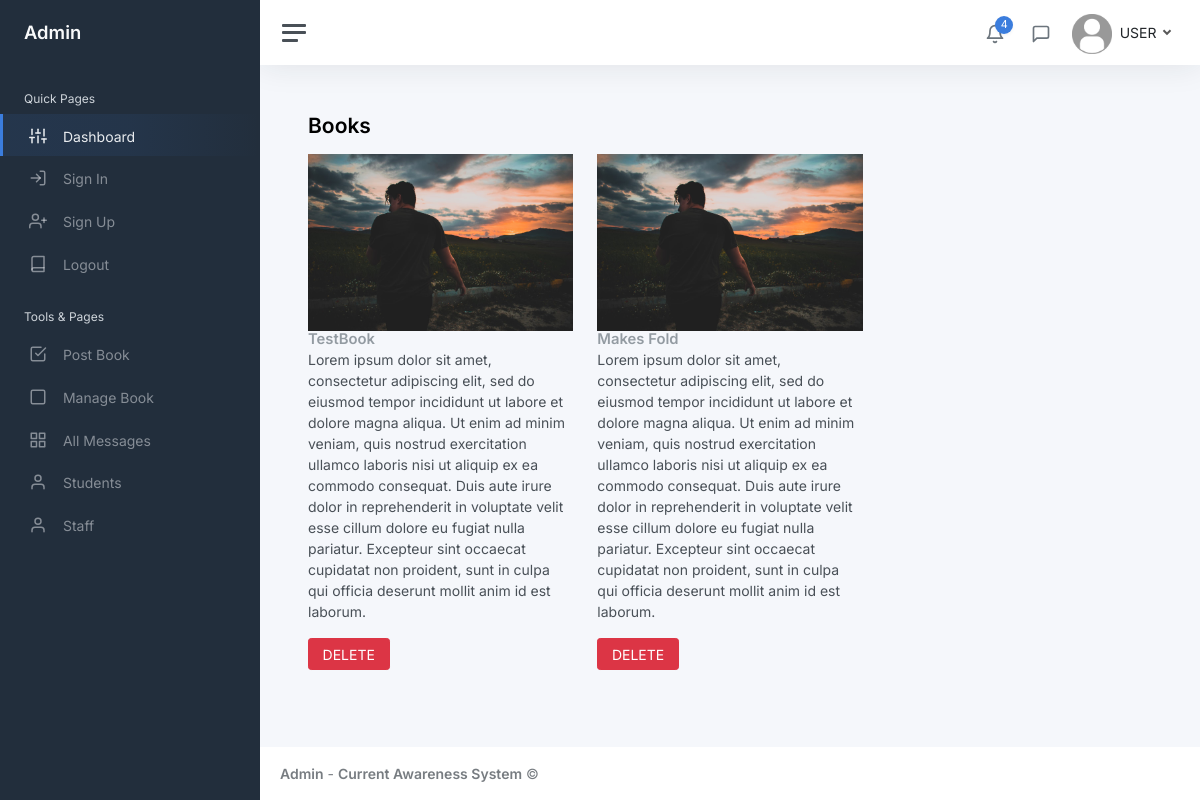
The app's page /admin/manage-book.php (signed in) with its own data.
### tables this page shows
CREATE TABLE `Book` (
  `bookId` int(11) NOT NULL,
  `title` varchar(255) NOT NULL,
  `author` varchar(255) NOT NULL,
  `description` text NOT NULL,
  `audioBookUrl` varchar(1000) DEFAULT NULL,
  `staffId` int(11) NOT NULL
);

### admin/manage-book.php (the view, shortened to what this page needs)
<!DOCTYPE html>
<html lang="en">
<head>
	<link href="../css/app.css" rel="stylesheet">
</head>
<body>
	<div class="wrapper">
		<nav id="sidebar" class="sidebar js-sidebar">
			<div class="sidebar-content js-simplebar">
				<a class="sidebar-brand" href="index.php">
					<span class="align-middle">Admin</span>
				</a>
				<ul class="sidebar-nav">
					<li class="sidebar-header">
						Quick Pages
					</li>
					<li class="sidebar-item active">
						<a class="sidebar-link" href="index.php">
							<i class="align-middle" data-feather="sliders"></i> <span class="align-middle">Dashboard</span>
						</a>
					</li>
					<li class="sidebar-item">
						<a class="sidebar-link" href="pages-sign-in.php">
							<i class="align-middle" data-feather="log-in"></i> <span class="align-middle">Sign In</span>
						</a>
					</li>
					<li class="sidebar-item">
						<a class="sidebar-link" href="pages-sign-up.php">
							<i class="align-middle" data-feather="user-plus"></i> <span class="align-middle">Sign Up</span>
						</a>
					</li>
					<li class="sidebar-item">
						<a class="sidebar-link" href="logout.php">
							<i class="align-middle" data-feather="book"></i> <span class="align-middle">Logout</span>
						</a>
					</li>
					<li class="sidebar-header">
						Tools & Pages
					</li>
					<li class="sidebar-item">
						<a class="sidebar-link" href="post-book.php">
							<i class="align-middle" data-feather="check-square"></i> <span class="align-middle">Post Book</span>
						</a>
					</li>
					<li class="sidebar-item">
						<a class="sidebar-link" href="manage-book.php">
							<i class="align-middle" data-feather="square"></i> <span class="align-middle">Manage Book</span>
						</a>
					</li>
					<li class="sidebar-item">
						<a class="sidebar-link" href="messages.php">
							<i class="align-middle" data-feather="grid"></i> <span class="align-middle">All Messages</span>
						</a>
					</li>
					<li class="sidebar-item">
						<a class="sidebar-link" href="students.php">
							<i class="align-middle" data-feather="user"></i> <span class="align-middle">Students</span>
						</a>
					</li>
					<li class="sidebar-item">
						<a class="sidebar-link" href="staff.php">
							<i class="align-middle" data-feather="user"></i> <span class="align-middle">Staff</span>
						</a>
					</li>
				</ul>
			</div>
		</nav>
		<div class="main">
			<nav class="navbar navbar-expand navbar-light navbar-bg">
				<a class="sidebar-toggle js-sidebar-toggle">
					<i class="hamburger align-self-center"></i>
				</a>
				<div class="navbar-collapse collapse">
					<ul class="navbar-nav navbar-align">
						<li class="nav-item dropdown">
							<a class="nav-icon dropdown-toggle" href="#" id="alertsDropdown" data-bs-toggle="dropdown">
								<div class="position-relative">
									<i class="align-middle" data-feather="bell"></i>
									<span class="indicator">4</span>
								</div>
							</a>
						</li>
						<li class="nav-item dropdown">
							<a class="nav-icon dropdown-toggle" href="#" id="messagesDropdown" data-bs-toggle="dropdown">
								<div class="position-relative">
									<i class="align-middle" data-feather="message-square"></i>
								</div>
							</a>
						</li>
						<li class="nav-item dropdown">
							<a class="nav-link dropdown-toggle d-none d-sm-inline-block" href="#" data-bs-toggle="dropdown">
								<img src="../img/user.png" class="avatar img-fluid rounded me-1" alt="USER" /> <span class="text-dark">USER</span>
							</a>
						</li>
					</ul>
				</div>
			</nav>
			<?php
			require_once "./config.php";
			$stmt = $conn->prepare("SELECT * FROM Book ORDER BY bookId DESC LIMIT 6");
			$stmt->execute();
			$result = $stmt->get_result();
			$latest_books = $result->fetch_all(MYSQLI_ASSOC);
			?>
			<main class="content">
				<div class="container-fluid p-0">
					<h1 class="h3 mb-3"><strong>Books</strong></h1>
					<div class="row">
						<?php foreach ($latest_books as $book) : ?>
							<div class="col-6 col-sm-12 col-md-4">
									<img class="card-img-top" src="../img/photos/unsplash-1.jpg" alt="Cover Page">
									<div class="card-header">
										<h5 class="card-title mb-0"><?php echo $book['title']; ?></h5>
									</div>
									<div class="card-body">
										<p class="card-text"><?php echo $book['description']; ?></p>
										<form method="post">
											<button type="submit" name="delete" class="btn btn-danger">DELETE</button>
										</form>
									</div>
							</div>
						<?php endforeach; ?>
					</div>
				</div>
			</main>
			<footer class="footer">
				<div class="container-fluid">
					<div class="row text-muted">
						<div class="col-6 text-start">
							<p class="mb-0">
								<a class="text-muted" href="#" target="_blank"><strong>Admin</strong></a> - <a class="text-muted" href="" target="_blank"><strong>Current Awareness System</strong></a> &copy;
							</p>
						</div>
					</div>
				</div>
			</footer>
		</div>
	</div>
</body>
</html>

### records on screen
book: title "TestBook", description "Lorem ipsum dolor sit amet, consectetur adipiscing elit, sed do eiusmod tempor incididunt ut labore et dolore magna aliqua. Ut enim ad minim veniam, quis nostrud exercitation ullamco laboris nisi ut aliquip ex ea commodo consequat. Duis aute irure dolor in reprehenderit in voluptate velit esse cillum dolore eu fugiat nulla pariatur. Excepteur sint occaecat cupidatat non proident, sunt in culpa qui officia deserunt mollit anim id est laborum."
book: title "Makes Fold", description "Lorem ipsum dolor sit amet, consectetur adipiscing elit, sed do eiusmod tempor incididunt ut labore et dolore magna aliqua. Ut enim ad minim veniam, quis nostrud exercitation ullamco laboris nisi ut aliquip ex ea commodo consequat. Duis aute irure dolor in reprehenderit in voluptate velit esse cillum dolore eu fugiat nulla pariatur. Excepteur sint occaecat cupidatat non proident, sunt in culpa qui officia deserunt mollit anim id est laborum."
